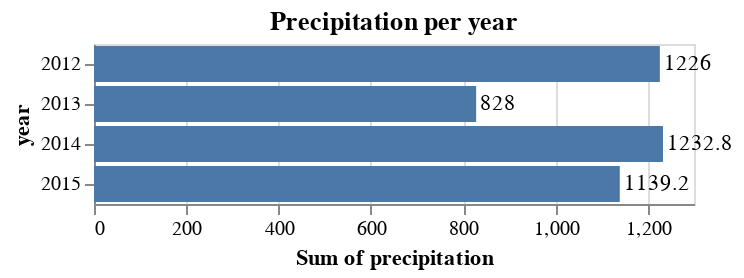

The notebook cell this image was saved under:
### Code cell
source = data.seattle_weather()

base = alt.Chart(source).encode(
    x='sum(precipitation):Q',
    y="year:N",
    text="sum(precipitation)"
).transform_calculate(
    year='year(datum.date)'
)

(
    base.mark_bar() +
    base.mark_text(align='left', dx=2)

).properties(title = 'Precipitation per year')

### Figure 1 — Vega-Lite specification as saved in the notebook (floating-point values rounded to 4 significant figures; data arrays with more than 128 entries replaced by an {"elided": "..."} marker saying what was removed)
{"config": {"view": {"continuousWidth": 300, "continuousHeight": 300}}, "layer": [{"mark": {"type": "bar"}, "encoding": {"text": {"aggregate": "sum", "field": "precipitation", "type": "quantitative"}, "x": {"aggregate": "sum", "field": "precipitation", "type": "quantitative"}, "y": {"field": "year", "type": "nominal"}}, "transform": [{"calculate": "year(datum.date)", "as": "year"}]}, {"mark": {"type": "text", "align": "left", "dx": 2}, "encoding": {"text": {"aggregate": "sum", "field": "precipitation", "type": "quantitative"}, "x": {"aggregate": "sum", "field": "precipitation", "type": "quantitative"}, "y": {"field": "year", "type": "nominal"}}, "transform": [{"calculate": "year(datum.date)", "as": "year"}]}], "data": {"name": "data-830c39fec90146253fb06a06c26374ef"}, "title": "Precipitation per year", "$schema": "https://vega.github.io/schema/vega-lite/v5.8.0.json", "datasets": {"data-830c39fec90146253fb06a06c26374ef": {"elided": "1461 records"}}}
